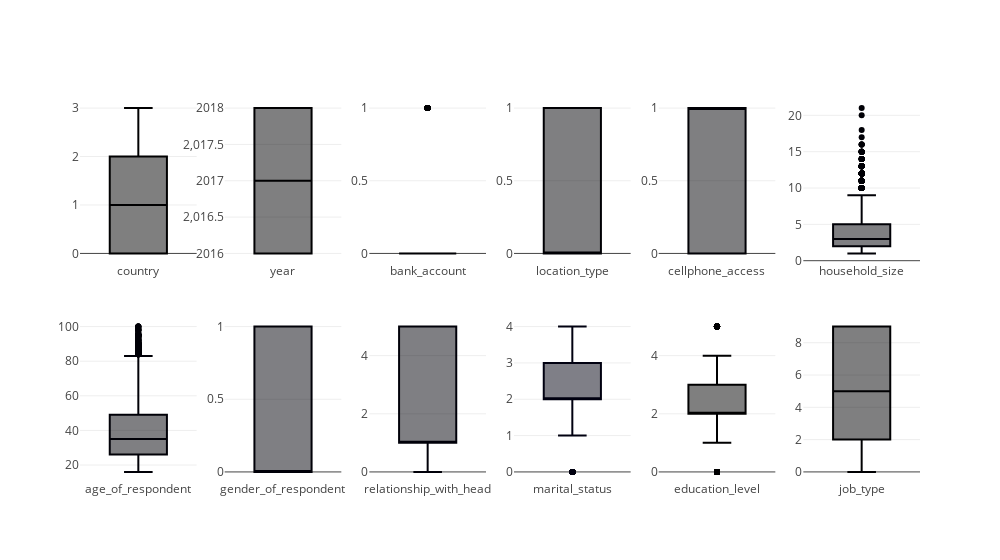

Write notebook code for a chart like this one.
### Code cell
def plots(df1):
    figure = make_subplots(2,6)
    for i , column in enumerate(df1.columns) :
        row = (i//6)+1
        col = (i%6)+1
        figure.add_trace(go.Box(y=df1[column] , name= column) , row= row , col= col)
    figure.update_layout(width = 1000, showlegend= False)
    figure.show()

plots(df1)

### Figure 1 — Plotly figure (JSON) as saved in the notebook; plotly's stock layout.template omitted (floating-point values rounded to 4 significant figures; data arrays with more than 128 entries replaced by an {"elided": "..."} marker saying what was removed)
{"data": [{"name": "country", "type": "box", "xaxis": "x", "y": {"elided": "23524 int values"}, "yaxis": "y"}, {"name": "year", "type": "box", "xaxis": "x2", "y": {"elided": "23524 int values"}, "yaxis": "y2"}, {"name": "bank_account", "type": "box", "xaxis": "x3", "y": {"elided": "23524 int values"}, "yaxis": "y3"}, {"name": "location_type", "type": "box", "xaxis": "x4", "y": {"elided": "23524 int values"}, "yaxis": "y4"}, {"name": "cellphone_access", "type": "box", "xaxis": "x5", "y": {"elided": "23524 int values"}, "yaxis": "y5"}, {"name": "household_size", "type": "box", "xaxis": "x6", "y": {"elided": "23524 int values"}, "yaxis": "y6"}, {"name": "age_of_respondent", "type": "box", "xaxis": "x7", "y": {"elided": "23524 int values"}, "yaxis": "y7"}, {"name": "gender_of_respondent", "type": "box", "xaxis": "x8", "y": {"elided": "23524 int values"}, "yaxis": "y8"}, {"name": "relationship_with_head", "type": "box", "xaxis": "x9", "y": {"elided": "23524 int values"}, "yaxis": "y9"}, {"name": "marital_status", "type": "box", "xaxis": "x10", "y": {"elided": "23524 int values"}, "yaxis": "y10"}, {"name": "education_level", "type": "box", "xaxis": "x11", "y": {"elided": "23524 int values"}, "yaxis": "y11"}, {"name": "job_type", "type": "box", "xaxis": "x12", "y": {"elided": "23524 int values"}, "yaxis": "y12"}], "layout": {"showlegend": false, "width": 1000, "xaxis": {"anchor": "y", "domain": [0, 0.1389]}, "xaxis10": {"anchor": "y10", "domain": [0.5167, 0.6556]}, "xaxis11": {"anchor": "y11", "domain": [0.6889, 0.8278]}, "xaxis12": {"anchor": "y12", "domain": [0.8611, 1]}, "xaxis2": {"anchor": "y2", "domain": [0.1722, 0.3111]}, "xaxis3": {"anchor": "y3", "domain": [0.3444, 0.4833]}, "xaxis4": {"anchor": "y4", "domain": [0.5167, 0.6556]}, "xaxis5": {"anchor": "y5", "domain": [0.6889, 0.8278]}, "xaxis6": {"anchor": "y6", "domain": [0.8611, 1]}, "xaxis7": {"anchor": "y7", "domain": [0, 0.1389]}, "xaxis8": {"anchor": "y8", "domain": [0.1722, 0.3111]}, "xaxis9": {"anchor": "y9", "domain": [0.3444, 0.4833]}, "yaxis": {"anchor": "x", "domain": [0.575, 1]}, "yaxis10": {"anchor": "x10", "domain": [0, 0.425]}, "yaxis11": {"anchor": "x11", "domain": [0, 0.425]}, "yaxis12": {"anchor": "x12", "domain": [0, 0.425]}, "yaxis2": {"anchor": "x2", "domain": [0.575, 1]}, "yaxis3": {"anchor": "x3", "domain": [0.575, 1]}, "yaxis4": {"anchor": "x4", "domain": [0.575, 1]}, "yaxis5": {"anchor": "x5", "domain": [0.575, 1]}, "yaxis6": {"anchor": "x6", "domain": [0.575, 1]}, "yaxis7": {"anchor": "x7", "domain": [0, 0.425]}, "yaxis8": {"anchor": "x8", "domain": [0, 0.425]}, "yaxis9": {"anchor": "x9", "domain": [0, 0.425]}}}
